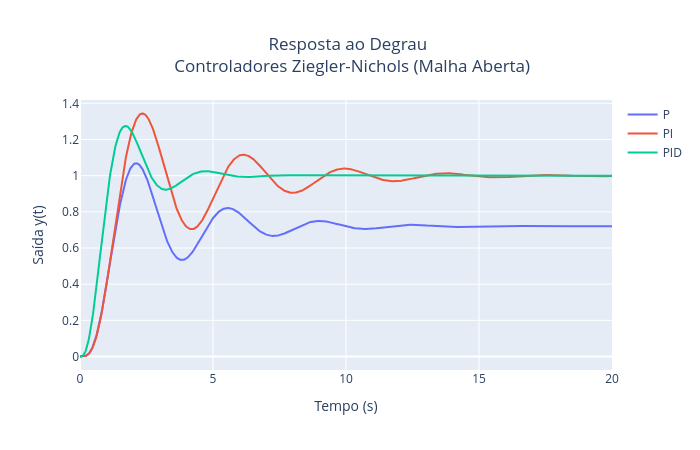

Notebook cell for this chart:
### Code cell
#LETRA A

"Usando os valores de L = t1 e 𝜏 = t2 - t1, aplique a regra de Ziegler-Nichols de malha aberta da Figura 2, apresentando"
"todos os cálculos pertinentes para obter os controladores P, PI e PID. Plote a resposta ao degrau de todos eles num"
"mesmo gráfico."

#RESPOSTA LETRA A

"Segundo valores dados pelo gráfico, temos que t1 = 0.76 e t2 = 2.72. Sabemos que L = t1 = 0.76 e 𝜏 = t2 - t1 = 1.96."
"Além disso, também é possível estimar o valor de A, que é o valor final da resposta ao degrau. Dado que a entrada é um"
"degrau unitário e a planta é estável, o valor final da saída é o ganho DC da planta, ou seja: A = G(0). Sendo assim, a"
"função de transferência que é dada por: G = 10 / (s+1)(s+2)(s+3)(s+4), pode ser reescrita como: "
"A = G(0) = 10 / (1 * 2 * 3 * 4) = 0,41666. Por fim, a taxa de reação R pode ser calculada através da relação = A/𝜏."
"Logo, R = 0,41666 / 1.96 = 0.2126. Com estes dados em mãos, podemos calcular as constantes utilizando as fórmulas dadas"
"na figura 2:"
"P:    kp = 1 / (RL) = 1 / (0.2126 * 0.76) = 6.1895"
"PI:   kp = 0.9 / (RL) = 0.9 / (0.2126 * 0.76) = 5.57"
"      TI = L / 0.3 = 0.76 / 0.3 = 2.53"
"PID:  kp = 1.2 / (RL) = 1.2 / (0.2126 * 0.76) = 7.4268"
"      TI = 2 * L = 2 * 0.76 = 1.52"
"      TD = 0.5 * L = 0.5 * 0.76 = 0.38"


# @title Gráfico (a)

# =========================
# Tempo de simulação
# =========================

t = np.linspace(0, 20, 1000)

# =========================
# Planta
# =========================

num = [10]
den = np.polymul([1,1], np.polymul([1,2], np.polymul([1,3],[1,4])))
G = ctrl.TransferFunction(num, den)

# =========================
# Parâmetros Ziegler-Nichols
# =========================

L = 0.76
tau = 2.72 - 0.76
A = 10 / (1*2*3*4)
R = A / tau

Kp_P = 1 / (R*L)

Kp_PI = 0.9 / (R*L)
Ti_PI = L / 0.3

Kp_PID = 1.2 / (R*L)
Ti_PID = 2 * L
Td_PID = 0.5 * L

# =========================
# Controladores
# =========================

Cp = Kp_P

Cpi = Kp_PI * ctrl.TransferFunction([Ti_PI,1],[Ti_PI,0])

Cpid = Kp_PID * ctrl.TransferFunction(
    [Ti_PID*Td_PID, Ti_PID, 1],
    [Ti_PID, 0]
)

# =========================
# Sistemas em malha fechada
# =========================

Tp = ctrl.feedback(Cp*G,1)
Tpi = ctrl.feedback(Cpi*G,1)
Tpid = ctrl.feedback(Cpid*G,1)

# =========================
# Respostas ao degrau
# =========================

t_p, y_p = ctrl.step_response(Tp, t)
t_pi, y_pi = ctrl.step_response(Tpi, t)
t_pid, y_pid = ctrl.step_response(Tpid, t)

# =========================
# Plot
# =========================

fig = go.Figure()

fig.add_trace(go.Scatter(
    x=t_p,
    y=y_p,
    mode='lines',
    name='P'
))

fig.add_trace(go.Scatter(
    x=t_pi,
    y=y_pi,
    mode='lines',
    name='PI'
))

fig.add_trace(go.Scatter(
    x=t_pid,
    y=y_pid,
    mode='lines',
    name='PID'
))

fig.update_layout(
    title=dict(
        text='Resposta ao Degrau <br> Controladores Ziegler-Nichols (Malha Aberta)',
        x=0.5
    ),
    xaxis_title='Tempo (s)',
    yaxis_title='Saída y(t)',
    width=700,
    height=450,
)

fig.show()

### Figure 1 — Plotly figure (JSON) as saved in the notebook; plotly's stock layout.template omitted (floating-point values rounded to 4 significant figures; data arrays with more than 128 entries replaced by an {"elided": "..."} marker saying what was removed)
{"data": [{"mode": "lines", "name": "P", "type": "scatter", "x": {"elided": "1000 float values"}, "y": {"elided": "1000 float values"}}, {"mode": "lines", "name": "PI", "type": "scatter", "x": {"elided": "1000 float values"}, "y": {"elided": "1000 float values"}}, {"mode": "lines", "name": "PID", "type": "scatter", "x": {"elided": "1000 float values"}, "y": {"elided": "1000 float values"}}], "layout": {"height": 450, "title": {"text": "Resposta ao Degrau <br> Controladores Ziegler-Nichols (Malha Aberta)", "x": 0.5}, "width": 700, "xaxis": {"title": {"text": "Tempo (s)"}}, "yaxis": {"title": {"text": "Saída y(t)"}}}}
